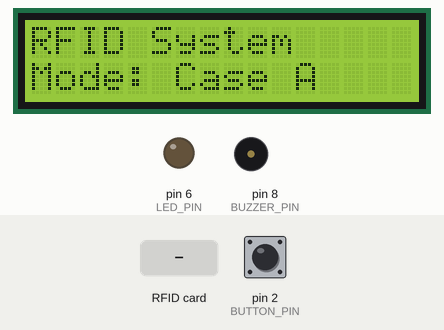
The sketch below on a simulated Arduino Uno, built with avr-gcc and run on an emulated ATmega328P. On the bench: 16×2 character LCD, output pins drawn as LEDs (lit = HIGH), buzzer (waves = sounding, pin HIGH). Dashed ring = blinking. The test bench sets the inputs (shaded band); at power-on: pin 2 (BUTTON_PIN) HIGH. What the sketch prints to the serial monitor is not drawn.

Above: at 1.2 s.
1.3 s: RFID card 5E 7A 19 C4 held to the reader
At 2.2 s:
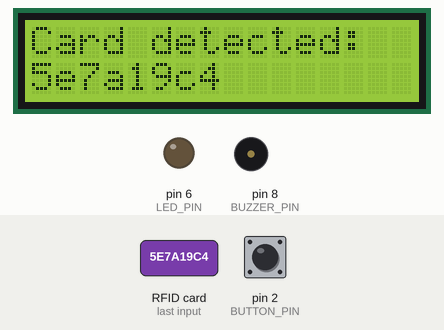
2.8 s: pin 2 (BUTTON_PIN) pulled LOW for 0.15 s
At 3.2 s:
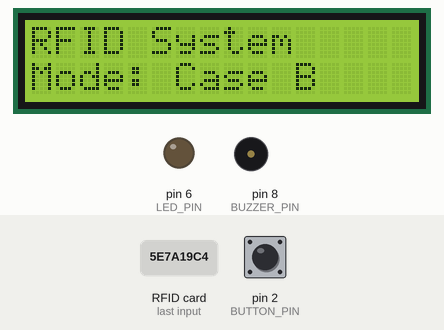
4.4 s: pin 2 (BUTTON_PIN) pulled LOW for 1 s
At 4.9 s:
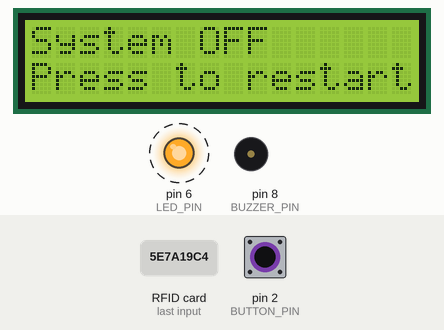
7.0 s: pin 2 (BUTTON_PIN) pulled LOW for 3.2 s
At 7.4 s:
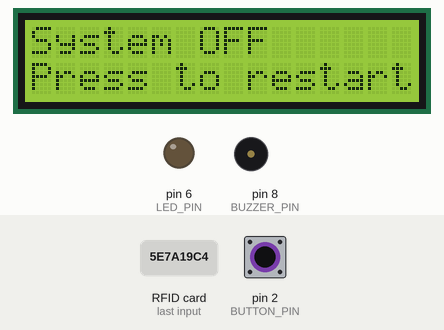
Timing chart, 0 to 10.0 s (numbered marks = the images above; inputs shaded):
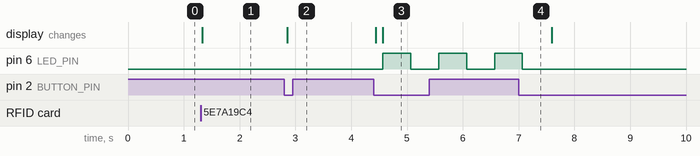

The sketch:

6789.ino
```cpp
#include <LiquidCrystal_I2C.h>
#include <Wire.h>
#include <PN532_I2C.h>
#include <PN532.h>
#include <NfcAdapter.h>
#include <EEPROM.h>

PN532_I2C pn532_i2c(Wire);
NfcAdapter nfc = NfcAdapter(pn532_i2c);

// Initialize LCD (I2C address: 0x27, 16 columns, 2 rows)
LiquidCrystal_I2C lcd(0x27, 16, 2);

// Pin definitions
const int BUZZER_PIN = 8;
const int LED_PIN = 6;    // Must be PWM pin
const int BUTTON_PIN = 2; // Using interrupt-capable pin

// RFID card data
byte savedUID[7] = {0xB9, 0xD8, 0x53, 0x6E, 0x0E, 0x00, 0x08}; // Example UID

// System states
enum SystemState {
    CASE_A,
    CASE_B,
    CASE_C,
    SYSTEM_OFF
};

volatile SystemState currentState = CASE_A;
volatile unsigned long lastButtonPress = 0;
volatile bool buttonPressed = false;
const unsigned long DEBOUNCE_DELAY = 250;

// Function declarations
void handleButtonPress();
void fadeLED();
void blinkLED(int times, int duration);
void displayRFIDData(byte* uid);

void setup() {
    Serial.begin(9600);

    // Initialize LCD
    lcd.init();
    lcd.backlight();

    // Initialize RFID
    nfc.begin();

    // Initialize pins
    pinMode(BUZZER_PIN, OUTPUT);
    pinMode(LED_PIN, OUTPUT);
    pinMode(BUTTON_PIN, INPUT_PULLUP);

    // Attach interrupt for button
    attachInterrupt(digitalPinToInterrupt(BUTTON_PIN), handleButtonPress, FALLING);

    // Initial display
    lcd.clear();
    lcd.print("RFID System");
    lcd.setCursor(0, 1);
    lcd.print("Mode: Case A");

    Serial.println("System initialized!");
}

void handleButtonPress() {
    unsigned long currentTime = millis();
    if (currentTime - lastButtonPress > DEBOUNCE_DELAY) {
        buttonPressed = true;
        lastButtonPress = currentTime;

        // Update system state
        switch (currentState) {
            case CASE_A:
                currentState = CASE_B;
                break;
            case CASE_B:
                currentState = CASE_C;
                break;
            case CASE_C:
                currentState = CASE_A;
                break;
            case SYSTEM_OFF:
                currentState = CASE_A;
                break;
        }
    }
}

void fadeLED() {
    for (int i = 0; i < 3; i++) {  // 3 times fade in/out
        // Fade in
        for (int brightness = 0; brightness <= 255; brightness++) {
            analogWrite(LED_PIN, brightness);
            delay(2);
        }
        // Fade out
        for (int brightness = 255; brightness >= 0; brightness--) {
            analogWrite(LED_PIN, brightness);
            delay(2);
        }
    }
    analogWrite(LED_PIN, 0);  // Ensure LED is off at end
}

void blinkLED(int times, int duration) {
    for (int i = 0; i < times; i++) {
        digitalWrite(LED_PIN, HIGH);
        delay(duration);
        digitalWrite(LED_PIN, LOW);
        delay(duration);
    }
}

void displayRFIDData(byte* uid) {
    lcd.clear();
    lcd.print("Card detected:");
    lcd.setCursor(0, 1);

    // Display UID on LCD
    for (int i = 0; i < 4; i++) {  // Show first 4 bytes only due to LCD space
        if (uid[i] < 0x10) lcd.print("0");
        lcd.print(String(uid[i], HEX));
    }

    // Display full UID on Serial
    Serial.print("Card UID: ");
    for (int i = 0; i < 7; i++) {
        if (uid[i] < 0x10) Serial.print("0");
        Serial.print(uid[i], HEX);
        Serial.print(" ");
    }
    Serial.println();
}

bool compareUID(byte* uid1, byte* uid2) {
    return memcmp(uid1, uid2, 7) == 0;
}

void handleCaseA(byte* uid) {
    displayRFIDData(uid);
    if (compareUID(uid, savedUID)) {
        // Single beep
        digitalWrite(BUZZER_PIN, HIGH);
        delay(200);
        digitalWrite(BUZZER_PIN, LOW);

        // Fade LED 3 times
        fadeLED();
    }
}

void handleCaseB(byte* uid) {
    displayRFIDData(uid);
    if (compareUID(uid, savedUID)) {
        // Blink LED and Buzzer 10 times
        for (int i = 0; i < 10; i++) {
            digitalWrite(BUZZER_PIN, HIGH);
            digitalWrite(LED_PIN, HIGH);
            delay(100);  // Adjust delay as needed for blink duration
            digitalWrite(BUZZER_PIN, LOW);
            digitalWrite(LED_PIN, LOW);
            delay(100);  // Adjust delay between blinks
        }
    }
}

void handleCaseC() {
    lcd.clear();
    lcd.print("System OFF");
    lcd.setCursor(0, 1);
    lcd.print("Press to restart");

    while (currentState == CASE_C) {
        blinkLED(1, 500);  // Continuous blinking until button press
    }
}

void updateDisplayState() {
    lcd.clear();
    lcd.print("RFID System");
    lcd.setCursor(0, 1);
    switch (currentState) {
        case CASE_A:
            lcd.print("Mode: Case A");
            break;
        case CASE_B:
            lcd.print("Mode: Case B");
            break;
        case CASE_C:
            lcd.print("Mode: Case C");
            break;
    }
}

void loop() {
    // Handle button press state change
    if (buttonPressed) {
        updateDisplayState();
        buttonPressed = false;
        delay(100);  // Small delay to prevent bouncing
    }

    // Main state machine
    switch (currentState) {
        case CASE_A:
        case CASE_B:
            if (nfc.tagPresent()) {
                NfcTag tag = nfc.read();
                byte uid[7];
                tag.getUid(uid, sizeof(uid));

                if (currentState == CASE_A) {
                    handleCaseA(uid);
                } else {
                    handleCaseB(uid);
                }
                delay(1000);  // Prevent multiple reads
            }
            break;

        case CASE_C:
            handleCaseC();
            break;

        default:
            break;
    }
}
```

Measured:
- after the input at 1.3 s, the display: changes at once (image 1)
- after the input at 2.8 s, the display: changes after 0.06 s (image 2)
- after the input at 4.4 s, pin 6 (LED_PIN): alternates HIGH for 0.50 s and LOW for 0.50 s, starting after 0.17 s; the display: first changes at once (image 3 shows a later state)
- after the input at 7.0 s, pin 6 (LED_PIN): goes on until 7.1 s, then stays LOW
